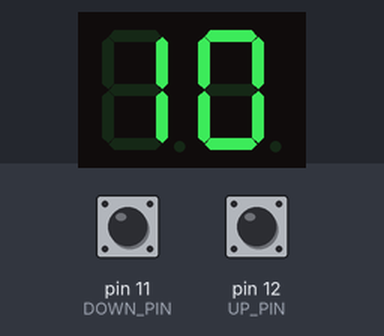
Simulated run of this sketch. Board: Arduino Uno, built with avr-gcc and run on an emulated ATmega328P. On the bench: 2-digit seven-segment display. Wiring (inferred from the names in the program): 2-digit 7-segment display, segments lit when LOW: segments pin 2, pin 3, pin 4, pin 5, pin 6, pin 7, pin 8; digit selects pin 9, pin 10. Inputs (shaded band) come from the test bench; at power-on: pin 11 (DOWN_PIN) HIGH, pin 12 (UP_PIN) HIGH. The segment pins are drawn as the display they are named for; what the sketch prints to the serial monitor is not drawn.

Above: at 1.2 s.
1.3 s: pin 11 (DOWN_PIN) pulled LOW for 1 s
At 2.7 s:
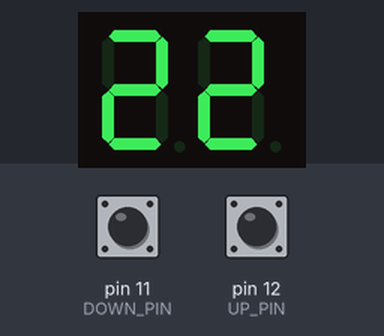
3.8 s: pin 12 (UP_PIN) pulled LOW for 3.2 s
At 7.8 s:
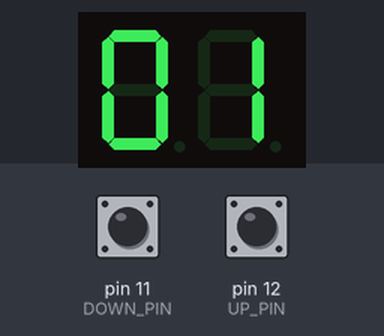
8.5 s: pin 12 (UP_PIN) pulled LOW for 0.15 s
At 9.0 s:
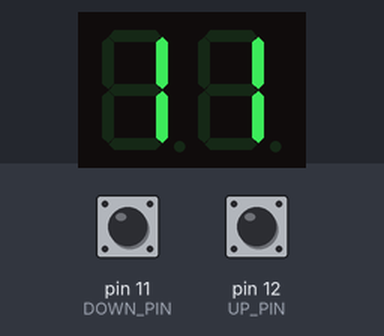
10.1 s: pin 12 (UP_PIN) pulled LOW for 1 s
At 11.8 s:
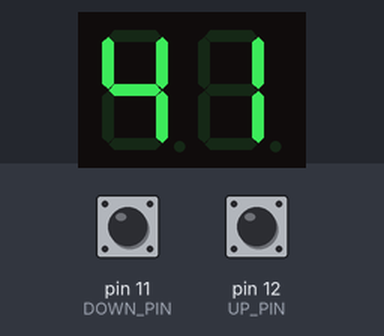
12.6 s: pin 12 (UP_PIN) pulled LOW for 0.15 s
At 13.3 s:
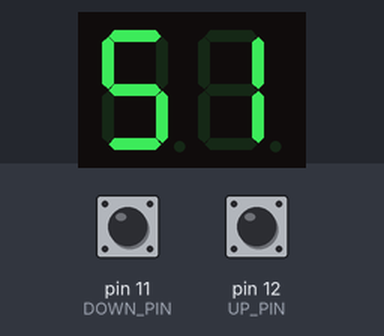
14.2 s: pin 11 (DOWN_PIN) pulled LOW for 0.15 s
At 15.7 s:
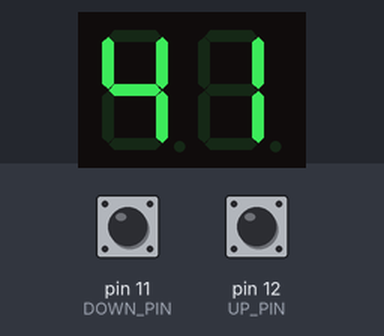
Timing chart, 0 to 16.8 s (numbered marks = the images above; inputs shaded):
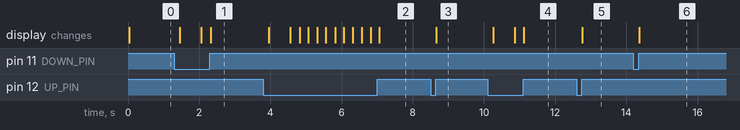

Measured:
- after the input at 1.3 s, the display: first changes after 0.16 s (image 1 shows a later state)
- after the input at 3.8 s, the display: first changes after 0.16 s (image 2 shows a later state)
- after the input at 8.5 s, the display: changes after 0.16 s (image 3)
- after the input at 10.1 s, the display: first changes after 0.16 s (image 4 shows a later state)
- after the input at 12.6 s, the display: changes after 0.16 s (image 5)
- after the input at 14.2 s, the display: changes after 0.16 s (image 6)

The sketch:

MIDI_SWITCH.ino
```cpp
/*
 * MIDI SWITCH - Pawel, wersja uporzadkowana 2026-09-12
 * Arduino Nano CLASSIC ATmega328P, 5 V / 16 MHz; Line 6 M5.
 * D2..D8 = segmenty A..G; D9/D10 = anody lewej/prawej cyfry.
 * D11 = DOWN, D12 = UP; chwilowe styki NO zwierane do GND.
 * D1/TX = MIDI OUT przez 220 ohm. Schemat i instrukcja w projekcie.
 * Bez bibliotek zewnetrznych. Timer2 jest zarezerwowany dla ekranu.
 */
#include <Arduino.h>
#include <avr/interrupt.h>

#if !defined(__AVR_ATmega328P__) || F_CPU != 16000000UL
#error Ten szkic wymaga ATmega328P 16 MHz (klasyczne Nano lub Uno).
#endif

constexpr uint8_t MIDI_CHANNEL = 1;    // 1..16; ustaw taki sam w M5
constexpr uint8_t PRESET_COUNT = 24;   // M5: PC 0..23 -> ekran 1..24
constexpr bool AUTO_REPEAT = true;    // przewijanie przy przytrzymaniu
constexpr uint32_t DEBOUNCE_MS = 25;
constexpr uint32_t CHORD_MS = 80;      // okno na nacisniecie obu pedalow
constexpr uint32_t REPEAT_DELAY_MS = 600;
constexpr uint32_t REPEAT_MS = 250;
constexpr uint32_t STARTUP_MS = 1000;
constexpr uint8_t DOWN_PIN = 11;
constexpr uint8_t UP_PIN = 12;
constexpr uint8_t SEGMENT_PINS[7] = {2, 3, 4, 5, 6, 7, 8};
constexpr uint8_t DIGIT_PINS[2] = {9, 10};
static_assert(MIDI_CHANNEL >= 1 && MIDI_CHANNEL <= 16, "Kanal MIDI: 1..16");
static_assert(PRESET_COUNT >= 1 && PRESET_COUNT <= 99, "Ekran: maks. 99");

// Bity 0..6 = A..G; 1 oznacza zapalony segment.
const uint8_t DIGITS[10] = {0x3F, 0x06, 0x5B, 0x4F, 0x66,
                            0x6D, 0x7D, 0x07, 0x7F, 0x6F};
volatile uint8_t displayNumber = 1;   // atomowy odczyt na 8-bitowym AVR
volatile bool displayVisible = true;

// 500 przerwan/s; kazda cyfra odswiezana 250 razy/s.
// Najpierw gasimy obie anody, dopiero potem zmieniamy segmenty.
ISR(TIMER2_COMPA_vect) {
  static uint8_t digit = 0;
  static uint8_t frameNumber = 1;
  static bool frameVisible = true;
  digitalWrite(DIGIT_PINS[0], LOW);
  digitalWrite(DIGIT_PINS[1], LOW);
  if (digit == 0) {
    frameNumber = displayNumber;
    frameVisible = displayVisible;
  }
  const uint8_t value = digit == 0 ? frameNumber / 10 : frameNumber % 10;
  const uint8_t pattern = DIGITS[value];
  for (uint8_t s = 0; s < 7; ++s) {
    digitalWrite(SEGMENT_PINS[s], (pattern & (1U << s)) ? LOW : HIGH);
  }
  if (frameVisible) digitalWrite(DIGIT_PINS[digit], HIGH);
  digit ^= 1;
}

struct Button {
  uint8_t pin;
  bool raw = false;
  bool pressed = false;
  uint32_t changedAt = 0;
  explicit Button(uint8_t p) : pin(p) {}
  void begin(uint32_t now) {
    pinMode(pin, INPUT_PULLUP);
    raw = pressed = digitalRead(pin) == LOW;
    changedAt = now;
  }
  void update(uint32_t now) {
    const bool sample = digitalRead(pin) == LOW;
    if (sample != raw) { raw = sample; changedAt = now; }
    if (uint32_t(now - changedAt) >= DEBOUNCE_MS) pressed = raw;
  }
};
Button down(DOWN_PIN), up(UP_PIN);
enum class Gesture : uint8_t { Locked, Idle, Pending, Single };
Gesture gesture = Gesture::Locked;
int8_t direction = 0;
uint8_t preset = 0;
bool fxEnabled = true;
bool started = false;
bool repeating = false;
uint32_t bootAt = 0, gestureAt = 0, repeatAt = 0;

void sendFx(bool enabled) {
  Serial.write(uint8_t(0xB0 | (MIDI_CHANNEL - 1)));
  Serial.write(uint8_t(11));
  Serial.write(uint8_t(enabled ? 127 : 0));
  fxEnabled = enabled;
}

void sendPreset() {
  Serial.write(uint8_t(0xC0 | (MIDI_CHANNEL - 1)));
  Serial.write(preset);
  sendFx(true);
  displayNumber = preset + 1;
}

void stepPreset() {
  if (direction > 0) preset = (preset + 1) % PRESET_COUNT;
  else preset = preset == 0 ? PRESET_COUNT - 1 : preset - 1;
  sendPreset();
}

void setup() {
  Serial.begin(31250);
  for (uint8_t s = 0; s < 7; ++s) {
    digitalWrite(SEGMENT_PINS[s], HIGH);
    pinMode(SEGMENT_PINS[s], OUTPUT);
  }
  for (uint8_t d = 0; d < 2; ++d) {
    digitalWrite(DIGIT_PINS[d], LOW);
    pinMode(DIGIT_PINS[d], OUTPUT);
  }
  bootAt = millis();
  down.begin(bootAt);
  up.begin(bootAt);
  const uint8_t savedSreg = SREG;
  cli();
  TCCR2A = _BV(WGM21);                // CTC, 16 MHz / 128 / 250 = 500 Hz
  TCCR2B = _BV(CS22) | _BV(CS20);
  TCNT2 = 0;
  OCR2A = 249;
  TIFR2 = _BV(OCF2A);
  TIMSK2 = _BV(OCIE2A);
  SREG = savedSreg;
}

void loop() {
  const uint32_t now = millis();
  down.update(now);
  up.update(now);
  if (!started) {
    if (uint32_t(now - bootAt) < STARTUP_MS) return;
    sendPreset();
    started = true;
  }
  // W bypassie numer miga; kolejny wybor presetu wlacza efekt.
  displayVisible = fxEnabled || ((now / 500UL) % 2 == 0);
  const bool both = down.pressed && up.pressed;
  const bool neither = !down.pressed && !up.pressed;
  switch (gesture) {
    case Gesture::Locked:
      if (neither && !down.raw && !up.raw) gesture = Gesture::Idle;
      break;
    case Gesture::Idle:
      if (both) { sendFx(false); gesture = Gesture::Locked; }
      else if (!neither) {
        direction = up.pressed ? 1 : -1;
        gestureAt = now;
        gesture = Gesture::Pending;
      }
      break;
    case Gesture::Pending:
      if (both) { sendFx(false); gesture = Gesture::Locked; }
      else if (neither || uint32_t(now - gestureAt) >= CHORD_MS) {
        stepPreset();
        repeatAt = now;
        repeating = false;
        gesture = neither ? Gesture::Idle : Gesture::Single;
      }
      break;
    case Gesture::Single: {
      const bool held = direction > 0 ? up.pressed : down.pressed;
      if (both) { gesture = Gesture::Locked; break; }
      if (!held) { gesture = neither ? Gesture::Idle : Gesture::Locked; break; }
      const uint32_t interval = repeating ? REPEAT_MS : REPEAT_DELAY_MS;
      if (AUTO_REPEAT && uint32_t(now - repeatAt) >= interval) {
        stepPreset();
        repeatAt = now;
        repeating = true;
      }
      break;
    }
  }
}
```
